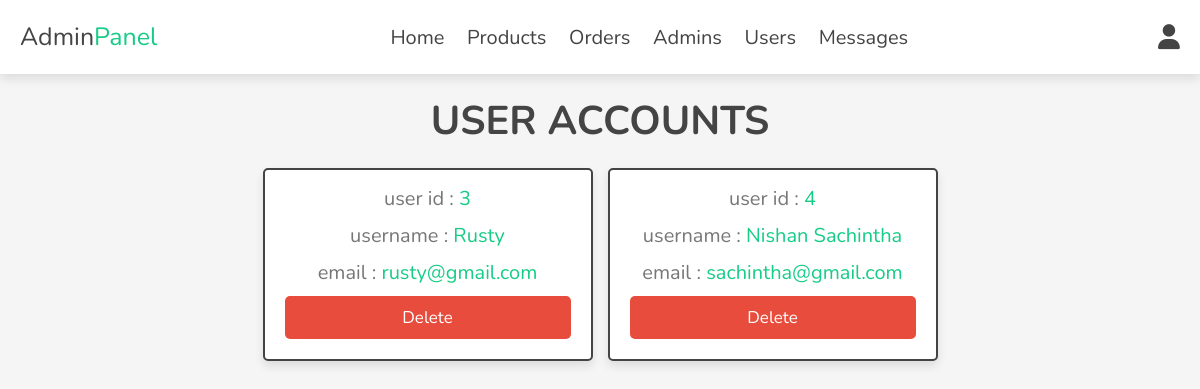
Screenshot of /admin/users_accounts.php (signed in) with the database file from the repository.
### tables this page shows
CREATE TABLE `users` (
  `id` int(100) NOT NULL,
  `name` varchar(20) NOT NULL,
  `email` varchar(50) NOT NULL,
  `password` varchar(50) NOT NULL
);

### admin/users_accounts.php (the view, shortened to what this page needs)
<?php
include '../components/connect.php';
?>
<!DOCTYPE html>
<html lang="en">
<head>
   <link rel="stylesheet" href="https://cdnjs.cloudflare.com/ajax/libs/font-awesome/6.1.1/css/all.min.css">
   <link rel="stylesheet" href="../css/admin_style.css">
</head>
<body>
<?php include '../components/admin_header.php'; ?>
<section class="accounts">
   <h1 class="heading">user accounts</h1>
   <div class="box-container">
   <?php
      $select_accounts = $conn->prepare("SELECT * FROM `users`");
      $select_accounts->execute();
      if($select_accounts->rowCount() > 0){
         while($fetch_accounts = $select_accounts->fetch(PDO::FETCH_ASSOC)){
   ?>
   <div class="box">
      <p> user id : <span><?= $fetch_accounts['id']; ?></span> </p>
      <p> username : <span><?= $fetch_accounts['name']; ?></span> </p>
      <p> email : <span><?= $fetch_accounts['email']; ?></span> </p>
      <a href="users_accounts.php?delete=<?= $fetch_accounts['id']; ?>" onclick="return confirm('delete this account? the user related information will also be delete!')" class="delete-btn">delete</a>
   </div>
   <?php
         }
      }else{
         echo '<p class="empty">no accounts available!</p>';
      }
   ?>
   </div>
</section>
</body>
</html>

### css/admin_style.css (style rules this page uses)
:root { --main-color:#16cc86; --green:#16cc86; --orange:#f39c12; --red:#e74c3c; --black:#444; --white:#fff; --light-color:#777; --light-bg:#f5f5f5; --border:.2rem solid var(--black); --box-shadow:0 .5rem 1rem rgba(0,0,0,.1); }
* { font-family: 'Nunito', sans-serif; margin:0; padding:0; box-sizing: border-box; outline: none; border:none; text-decoration: none; }
html { font-size: 62.5%; overflow-x: hidden; }
body { background-color: var(--light-bg); }
section { padding:2rem; max-width: 1200px; margin:0 auto; }
.heading { font-size: 4rem; color:var(--black); margin-bottom: 2rem; text-align: center; text-transform: uppercase; }
.btn, .delete-btn, .option-btn { display: block; width: 100%; margin-top: 1rem; border-radius: .5rem; padding:1rem 3rem; font-size: 1.7rem; text-transform: capitalize; color:var(--white); cursor: pointer; text-align: center; }
.delete-btn { background-color: var(--red); }
.accounts .box-container { display: grid; grid-template-columns: repeat(auto-fit, 33rem); gap:1.5rem; align-items: flex-start; justify-content: center; }
.accounts .box-container .box { padding:2rem; padding-top: .5rem; border-radius: .5rem; text-align: center; border:var(--border); background-color: var(--white); box-shadow: var(--box-shadow); }
.accounts .box-container .box p { font-size: 2rem; color:var(--light-color); margin: 1rem 0; }
.accounts .box-container .box p span { color:var(--main-color); }

### rows the page displays
users: id "3", name "Rusty", email "rusty@gmail.com"
users: id "4", name "Nishan Sachintha", email "sachintha@gmail.com"
